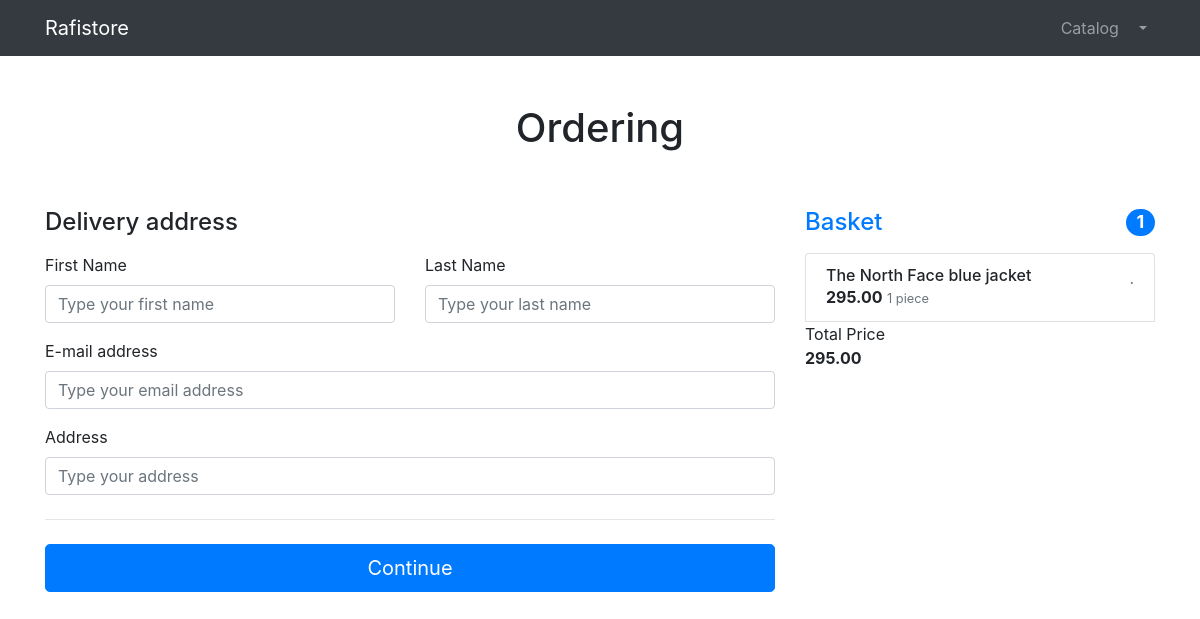
Screenshot of /orders/order_create (signed in) with the database file from the repository.
### products/models.py (models this page shows, shortened)
class Basket(models.Model):
    user = models.ForeignKey(to=User, on_delete=models.CASCADE)
    product = models.ForeignKey(to=Product, on_delete=models.CASCADE)
    quantity = models.PositiveSmallIntegerField(default=0)
    creating_date = models.DateTimeField(auto_now_add=True)
    class Meta:
        app_label = 'products'
    objects = BasketQueryset.as_manager()
    def sum(self):
        return self.quantity * self.product.price

class Product(models.Model):
    name = models.CharField(max_length=256, null=False)
    description = models.TextField(null=True, blank=True)
    price = models.DecimalField(max_digits=256, decimal_places=2)
    image = models.ImageField(upload_to='products_images')
    quantity = models.PositiveIntegerField()
    stripe_product_price_id = models.CharField(max_length=128, null=True, blank=True)
    category = models.ForeignKey(to=ProductCategory, on_delete=models.CASCADE)
    class Meta:
        app_label = 'products'

### orders/views.py (the view, shortened to what this page needs)
# urls.py: path('order_create', CreateOrderTemplateView.as_view(), name='order_create'),
class CreateOrderTemplateView(CreateView):
    model = Order
    template_name = 'orders/order-create.html'
    form_class = OrderCreateForm
    success_url = reverse_lazy('orders:success')
    stripe.api_key = settings.STRIPE_SECRET_KEY
    def get_context_data(self, **kwargs):
        context = super(CreateOrderTemplateView, self).get_context_data()
        context['title'] = 'Store - Creating Order'
        return context

### products/context_processors.py (called while the page is built)
def baskets(request):
    user = request.user
    return {'baskets' : Basket.objects.filter(user=user) if user.is_authenticated else []}

### products/models.py (called while the page is built)
    def total_sum(self):
        return sum(basket.sum() for basket in self)

    def total_quantity(self):
        return sum(basket.quantity for basket in self)

### orders/templates/orders/order-create.html (shortened to what this page needs)
{% extends 'products/base.html' %}
{% load static %}
    {% block css%}
        <link href="{% static 'vendor/css/orders.css' %}" rel="stylesheet">
    {% endblock %}
{% block content %}
    <section>
    <div class="container">
        <div class="py-5 text-center">
            <h1>Ordering</h1>
        </div>
        <div class="row g-5">
            <div class="col-md-5 col-lg-4 order-md-last">
                <h4 class="d-flex justify-content-between align-items-center mb-3">
                    <span class="text-primary">Basket</span>
                    <span class="badge badge-primary badge-pill text-white">{{ baskets.total_quantity }}</span>
                </h4>
                <ul class="list-group mb-3">
                    {% for basket in baskets %}
                        <li class="list-group-item d-flex justify-content-between lh-sm">
                        <div>
                            <h6 class="my-0">{{ basket.product.name }}</h6>
                            <strong>{{ basket.product.price }}</strong>
                            <small class="text-muted">{{ basket.quantity }} {% if basket.quantity > 1 %} pieces {% else %} piece {% endif %}</small>
                        </div>
                        <span class="text-muted">{{ basket.price }}.</span>
                    </li>
                    {% endfor %}
                        <span>Total Price</span>
                        <strong>{{ baskets.total_sum }}</strong>
                </ul>
            </div>
            <div class="col-md-7 col-lg-8">
                <h4 class="mb-3">Delivery address</h4>
                <form action="{% url 'orders:order_create' %}" method="post">
                    <div class="row g-3">
                        <div class="col-sm-6">
                            <label class="form-label" for="{{ form.first_name.id_for_label }}">First Name</label>
                            {{ form.first_name }}
                        </div>
                        <div class="col-sm-6">
                            <label for="{{ form.last_name.id_for_label }}" class="form-label">Last Name</label>
                            {{ form.last_name }}
                        </div>
                        <div class="col-12 mt-3">
                            <label for="{{ form.email.id_for_label }}" class="form-label">E-mail address</label>
                            {{ form.email }}
                        </div>
                        <div class="col-12 mt-3">
                            <label for="{{ form.address.id_for_label }}" class="form-label">Address</label>
                            {{ form.address }}
                        </div>
                    </div>
                    <hr class="my-4">
                    <button class="w-100 btn btn-primary btn-lg" type="submit">Continue</button>
                </form>
            </div>
        </div>
    </div>
</section>
{% endblock %}

### rows the page displays
Basket: total_quantity "1", product.name "The North Face blue jacket", product.price "295.00", quantity "1", shows "piece", total_sum "295.00"
